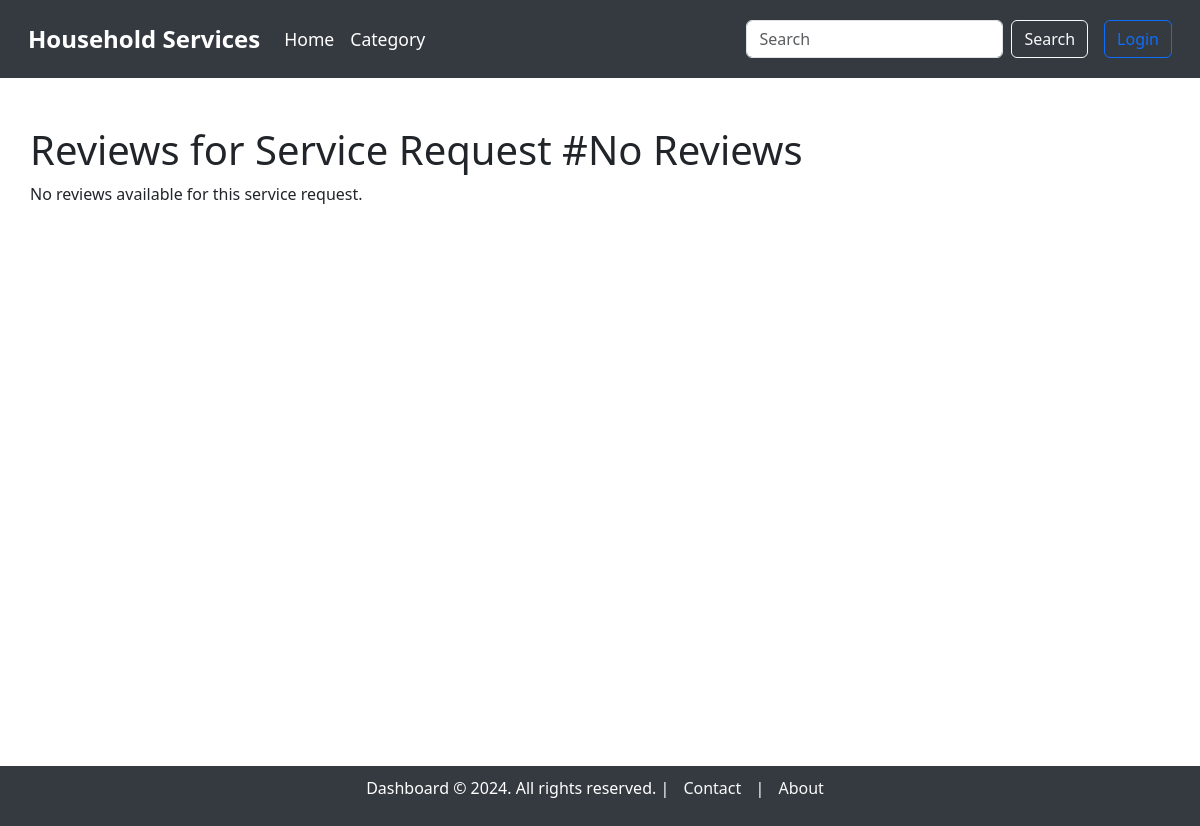
/reviews/4, run on an earlier commit of the app's database.
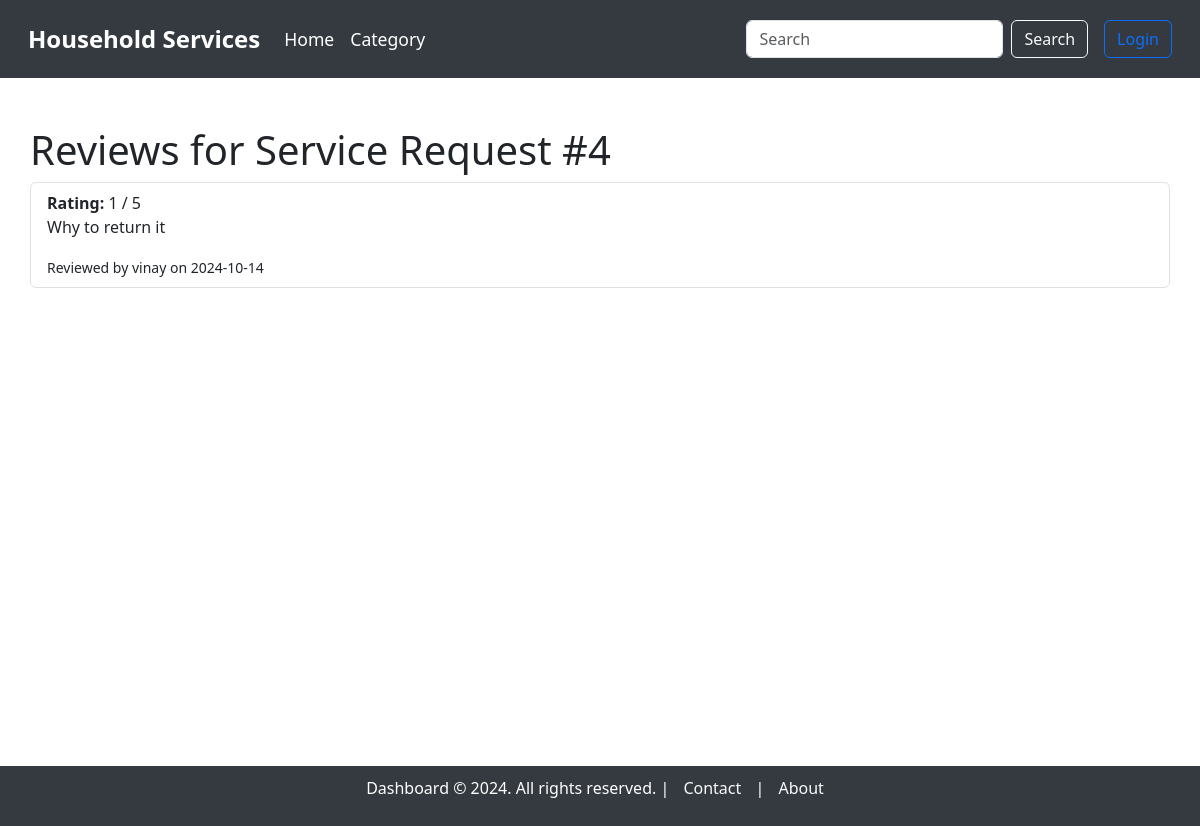
And on a later commit of the database.
### model.py (models this page shows, shortened)
class Review(db.Model):
    __tablename__ = 'reviews'
    review_id = db.Column(db.Integer, primary_key=True, autoincrement=True)
    service_id = db.Column(db.Integer, db.ForeignKey('service.service_id'), nullable=False)
    service_request_id = db.Column(db.Integer, db.ForeignKey('service_requests.service_request_id'), nullable=False)  # Link to the specific service request
    customer_id = db.Column(db.Integer, db.ForeignKey('users.user_id'), nullable=False)
    supplier_id = db.Column(db.Integer, db.ForeignKey('users.user_id'), nullable=False)
    rating = db.Column(db.Integer, nullable=False)  # Rating from 1 to 5
    comment = db.Column(db.String(500))  # Optional comment for the review
    created_at = db.Column(db.DateTime, default=datetime.utcnow)
    service = db.relationship('Service', backref='reviews')
    service_request = db.relationship('ServiceRequest', backref='reviews')  # Relationship to service request
    customer = db.relationship('User', foreign_keys=[customer_id], backref='customer_reviews')
    supplier = db.relationship('User', foreign_keys=[supplier_id], backref='supplier_reviews')

class User(db.Model):
    __tablename__ = "users"
    user_id = db.Column(db.Integer, autoincrement=True, primary_key=True)
    full_name = db.Column(db.String, nullable=False)
    username = db.Column(db.String, unique=True, nullable=False)
    email = db.Column(db.String, unique=True, nullable=False)
    password = db.Column(db.String, nullable=False)
    address = db.Column(db.String, nullable=False)
    pincode = db.Column(db.String, nullable=False)
    role = db.Column(db.String, nullable=False)  # 'customer' or 'supplier'
    service_name = db.Column(db.String)  # Only applicable if the user is a supplier
    experience_years = db.Column(db.Integer)  # Only applicable if the user is a supplier
    document = db.Column(db.String)  # Path or name of the uploaded document, only for suppliers

### main.py (the view)
@app.route('/reviews/<int:service_request_id>', methods=['GET'])
def view_reviews(service_request_id):
    reviews = Review.query.filter_by(service_request_id=service_request_id).all()
    if not reviews:
        if session.get('role') == 'admin':
            flash("No reviews found for this service request.", "info")
            return redirect(url_for('admin_dashboard'))
        elif session.get('role') == 'supplier':
            flash("No reviews found for this service request.", "info")
            return redirect(url_for('supplier_dashboard'))
    return render_template('reviews/view_reviews.html', reviews=reviews)

### templates/reviews/view_reviews.html (shortened to what this page needs)
{% extends 'base_dashboard.html' %}
{% block content %}
<div class="container mt-5">
    <h1>Reviews for Service Request #{{ reviews[0].service_request_id if reviews else 'No Reviews' }}</h1>
    {% if reviews %}
        <ul class="list-group">
            {% for review in reviews %}
                <li class="list-group-item">
                    <strong>Rating:</strong> {{ review.rating }} / 5
                    <p>{{ review.comment }}</p>
                    <small>Reviewed by {{ review.customer.full_name }} on {{ review.created_at.strftime('%Y-%m-%d') }}</small>
                </li>
            {% endfor %}
        </ul>
    {% else %}
        <p>No reviews available for this service request.</p>
    {% endif %}
</div>
{% endblock %}

What changed in the data, as far as the page shows it:
added Review: service_request "4", rating "1", comment "Why to return it", customer.full_name "vinay", created_at "2024-10-14"
Also different on the page:
{{ reviews[0].service_request_id if reviews else 'No Reviews' }}: "No Reviews" → (not shown)
text no longer shown: "No reviews available for this service request."
